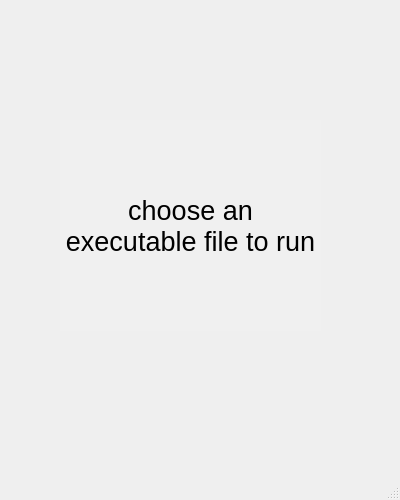
<?xml version="1.0" encoding="UTF-8"?>
<ui version="4.0">
 <class>MainWindow</class>
 <widget class="QMainWindow" name="MainWindow">
  <property name="geometry">
   <rect>
    <x>0</x>
    <y>0</y>
    <width>400</width>
    <height>500</height>
   </rect>
  </property>
  <property name="windowTitle">
   <string>MainWindow</string>
  </property>
  <property name="windowIcon">
   <iconset resource="resources.qrc">
    <normaloff>:/new/prefix1/logo_no_bg.png</normaloff>:/new/prefix1/logo_no_bg.png</iconset>
  </property>
  <property name="styleSheet">
   <string notr="true">background: url(:/new/prefix1/MainWindowBG.png);
</string>
  </property>
  <widget class="QWidget" name="centralwidget">
   <widget class="QLabel" name="label">
    <property name="geometry">
     <rect>
      <x>60</x>
      <y>120</y>
      <width>261</width>
      <height>211</height>
     </rect>
    </property>
    <property name="font">
     <font>
      <pointsize>20</pointsize>
     </font>
    </property>
    <property name="mouseTracking">
     <bool>false</bool>
    </property>
    <property name="toolTip">
     <string/>
    </property>
    <property name="styleSheet">
     <string notr="true">background-color: rgba(255,255,255,10)</string>
    </property>
    <property name="text">
     <string>choose an executable file to run</string>
    </property>
    <property name="scaledContents">
     <bool>false</bool>
    </property>
    <property name="alignment">
     <set>Qt::AlignCenter</set>
    </property>
    <property name="wordWrap">
     <bool>true</bool>
    </property>
   </widget>
   <widget class="QLabel" name="label_2">
    <property name="geometry">
     <rect>
      <x>30</x>
      <y>0</y>
      <width>331</width>
      <height>201</height>
     </rect>
    </property>
    <property name="styleSheet">
     <string notr="true"/>
    </property>
    <property name="text">
     <string/>
    </property>
    <property name="pixmap">
     <pixmap resource="resources.qrc">:/new/prefix1/logo_no_bg.png</pixmap>
    </property>
    <property name="scaledContents">
     <bool>true</bool>
    </property>
   </widget>
  </widget>
  <widget class="QStatusBar" name="statusbar"/>
 </widget>
 <resources>
  <include location="resources.qrc"/>
 </resources>
 <connections/>
</ui>
